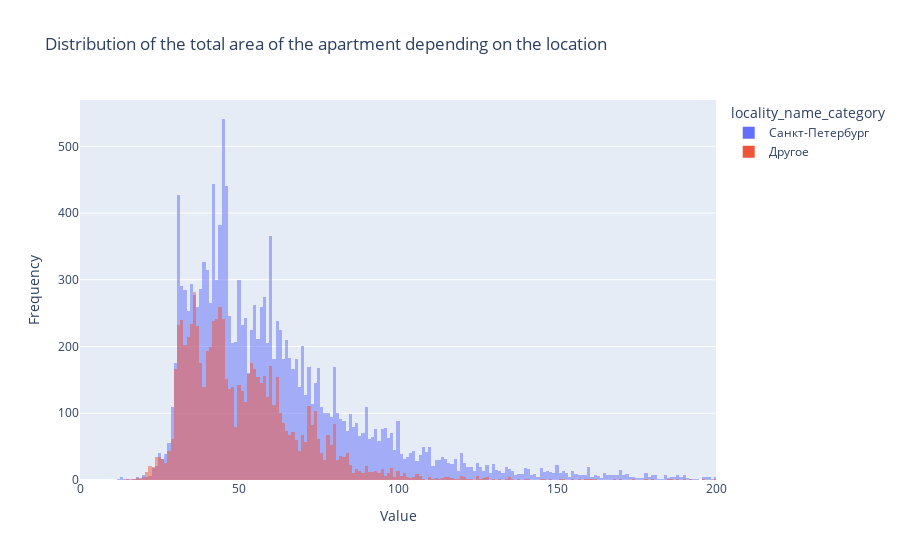

This figure's notebook cell:
### Code cell
# Plot Hist
fig = px.histogram(df,
                   x='total_area', 
                   color='locality_name_category', 
                   range_x=[0, 200],
                   title='Distribution of the total area of the apartment depending on the location',
                   nbins=1000,
                   barmode='overlay') 
fig.update_xaxes(title_text='Value')
fig.update_yaxes(title_text='Frequency')
fig.show()

### Figure 1 — Plotly figure (JSON) as saved in the notebook; plotly's stock layout.template omitted (floating-point values rounded to 4 significant figures; data arrays with more than 128 entries replaced by an {"elided": "..."} marker saying what was removed)
{"data": [{"alignmentgroup": "True", "bingroup": "x", "hovertemplate": "locality_name_category=Санкт-Петербург<br>total_area=%{x}<br>count=%{y}<extra></extra>", "legendgroup": "Санкт-Петербург", "marker": {"color": "#636efa", "opacity": 0.5, "pattern": {"shape": ""}}, "name": "Санкт-Петербург", "nbinsx": 1000, "offsetgroup": "Санкт-Петербург", "orientation": "v", "showlegend": true, "type": "histogram", "x": {"elided": "15721 float values"}, "xaxis": "x", "yaxis": "y"}, {"alignmentgroup": "True", "bingroup": "x", "hovertemplate": "locality_name_category=Другое<br>total_area=%{x}<br>count=%{y}<extra></extra>", "legendgroup": "Другое", "marker": {"color": "#EF553B", "opacity": 0.5, "pattern": {"shape": ""}}, "name": "Другое", "nbinsx": 1000, "offsetgroup": "Другое", "orientation": "v", "showlegend": true, "type": "histogram", "x": {"elided": "7978 float values"}, "xaxis": "x", "yaxis": "y"}], "layout": {"barmode": "overlay", "legend": {"title": {"text": "locality_name_category"}, "tracegroupgap": 0}, "title": {"text": "Distribution of the total area of the apartment depending on the location"}, "xaxis": {"anchor": "y", "domain": [0, 1], "range": [0, 200], "title": {"text": "Value"}}, "yaxis": {"anchor": "x", "domain": [0, 1], "title": {"text": "Frequency"}}}}
